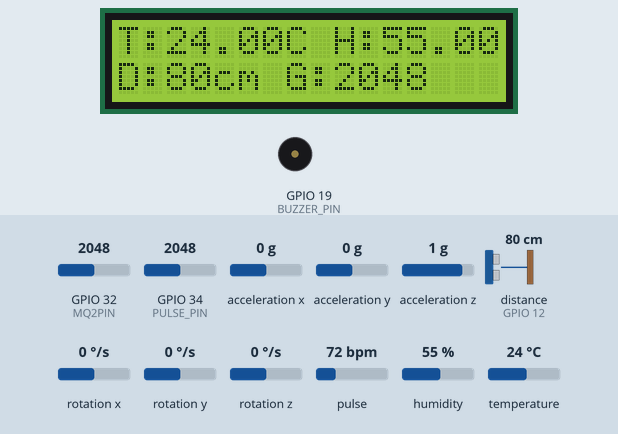
Bench run of a sketch on a simulated ESP32. On the bench: 16×2 character LCD, buzzer (waves = sounding, pin HIGH). Wiring (inferred from the names in the program): ultrasonic range finder: trigger GPIO 13; echo GPIO 12. Inputs (shaded band) come from the test bench; at power-on: GPIO 32 (MQ2PIN) = 2048, distance to the obstacle (sensor on GPIO 12) 80 cm, humidity 55 %, temperature 24 °C, GPIO 34 (PULSE_PIN) = 2048, acceleration x 0 g, acceleration y 0 g, acceleration z 1 g, rotation x 0 °/s, rotation y 0 °/s, rotation z 0 °/s, pulse 72 bpm. The echo pulse lasts 58.3 µs per cm; random numbers use the default seed unless the sketch sets one; pins used as bus, display or sensor lines are not drawn; what the sketch prints to the serial monitor is not drawn.

Above: at 1.2 s.
1.3 s: GPIO 32 (MQ2PIN) set to 2918
At 3.1 s:
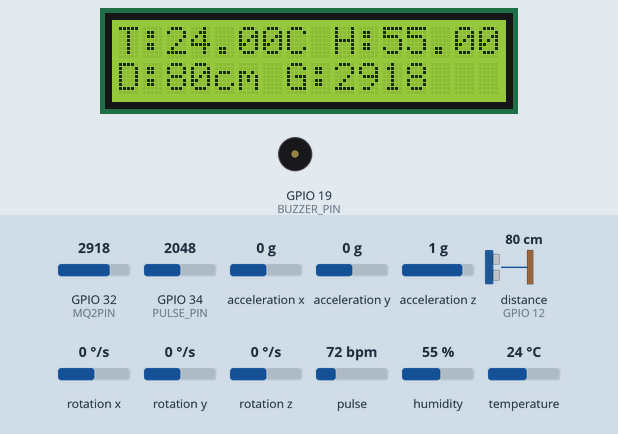
3.7 s: GPIO 32 (MQ2PIN) set to 3022
At 5.0 s:
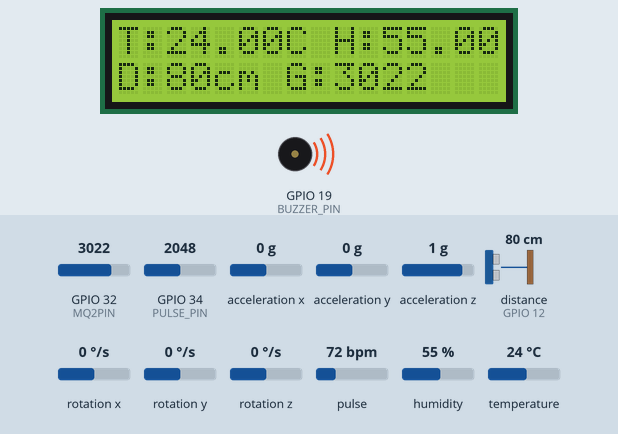
5.7 s: distance to the obstacle (sensor on GPIO 12) set to 2 cm
At 6.6 s:
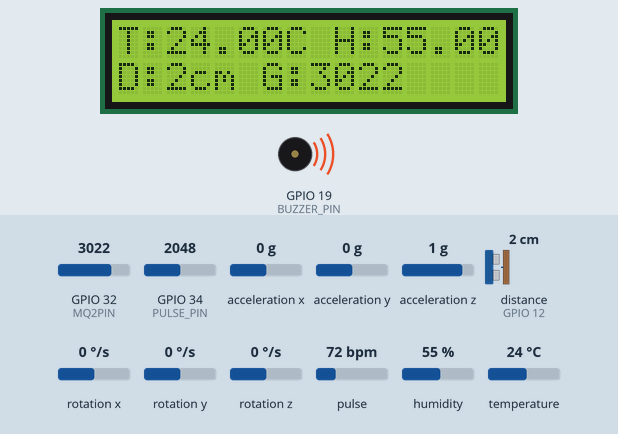
7.8 s: humidity set to 22 %
At 9.5 s:
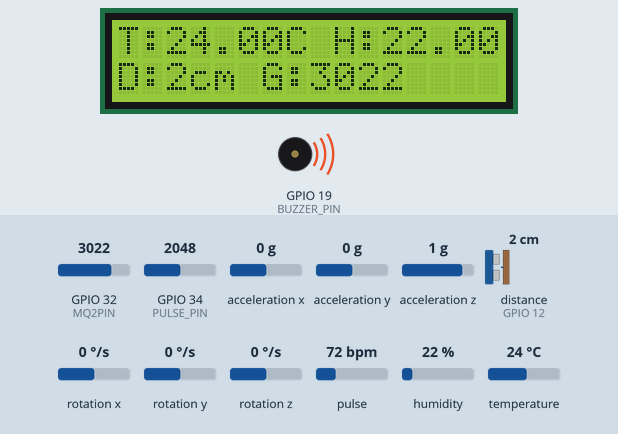
9.9 s: temperature set to 12 °C
At 11.1 s:
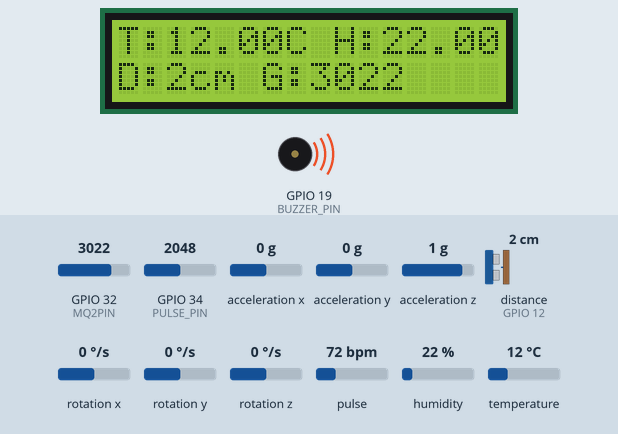
11.9 s: distance to the obstacle (sensor on GPIO 12) set to 4 cm
At 14.0 s:
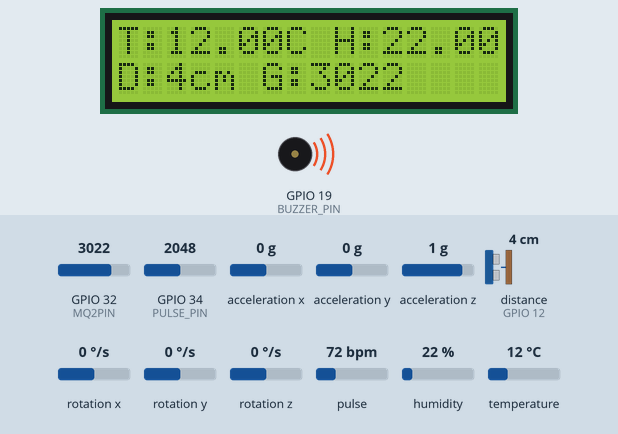
Timing chart, 0 to 15.0 s (numbered marks = the images above; inputs shaded):
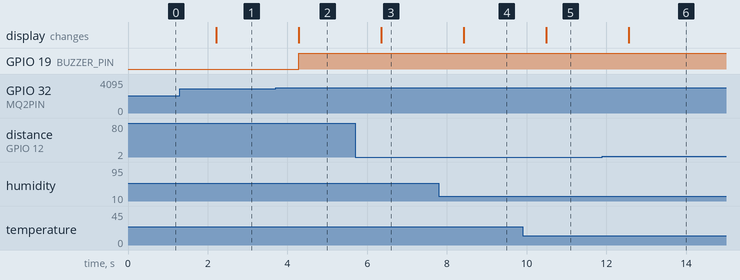

Measured:
- the behaviour switches between 2980 and 2981 on GPIO 32 (MQ2PIN) (found by bisection; images 1 and 2)
- after the input at 1.3 s, the display: changes after 0.91 s (image 1)
- after the input at 3.7 s, GPIO 19 (BUZZER_PIN): LOW → HIGH after 0.59 s; the display: changes after 0.59 s (image 2)
- after the input at 5.7 s, the display: changes after 0.66 s (image 3)
- after the input at 7.8 s, the display: changes after 0.63 s (image 4)
- after the input at 9.9 s, the display: changes after 0.59 s (image 5)
- after the input at 11.9 s, the display: changes after 0.66 s (image 6)

The sketch:

esp123.ino
```cpp
#include <Wire.h>
#include <LiquidCrystal_I2C.h>
#include <DHT.h>
#include <MPU6050.h>
#include <PulseSensorPlayground.h>

// Pin Definitions
#define DHTPIN 4
#define MQ2PIN 32
#define PULSE_PIN 34
#define TRIG_PIN 13
#define ECHO_PIN 12
#define BUZZER_PIN 19

// DHT11 sensor setup
#define DHTTYPE DHT11
DHT dht(DHTPIN, DHTTYPE);

// MPU6050 setup
MPU6050 mpu;

// PulseSensor setup
PulseSensorPlayground pulseSensor;

// LCD Setup
LiquidCrystal_I2C lcd(0x27, 16, 2);

// Fake BPM variables
int fakeBPM = 75;
int stableCount = 0;

void setup() {
  Serial.begin(115200);

  dht.begin();
  Wire.begin();
  mpu.initialize();
  pulseSensor.analogInput(PULSE_PIN);
  pulseSensor.begin();
  lcd.begin(16, 2);
  lcd.backlight();
  pinMode(BUZZER_PIN, OUTPUT);
  pinMode(TRIG_PIN, OUTPUT);
  pinMode(ECHO_PIN, INPUT);
}

void loop() {
  // Read temperature & humidity
  float temperature = dht.readTemperature();
  float humidity = dht.readHumidity();

  // Read MQ2 gas sensor
  int mq2Value = analogRead(MQ2PIN);

  // Read MPU6050
  int16_t ax, ay, az, gx, gy, gz;
  mpu.getAcceleration(&ax, &ay, &az);
  mpu.getRotation(&gx, &gy, &gz);

  // Measure distance with HC-SR04
  long duration, distance;
  digitalWrite(TRIG_PIN, LOW);
  delayMicroseconds(2);
  digitalWrite(TRIG_PIN, HIGH);
  delayMicroseconds(10);
  digitalWrite(TRIG_PIN, LOW);
  duration = pulseIn(ECHO_PIN, HIGH);
  distance = duration * 0.0344 / 2;

  // Read BPM from Pulse Sensor
  int pulseRate = pulseSensor.getBeatsPerMinute();
  int pulseSensorValue = analogRead(PULSE_PIN);

  // Fake BPM logic: if sensor gives an invalid value, use fake BPM
  if (pulseRate < 40 || pulseRate > 180) {
    stableCount++;
    if (stableCount > 5) {  // Change fake BPM every 5 cycles (10 sec)
      fakeBPM = random(65, 95);
      stableCount = 0;
    }
    pulseRate = fakeBPM;
  }

  // Print data to Serial Monitor
  Serial.print("Temp: "); Serial.println(temperature); Serial.print("C ");
  Serial.print("Humidity: "); Serial.println(humidity); Serial.print("% ");
  Serial.print("Gas Level: "); Serial.println(mq2Value);
  Serial.print(" BPM: "); Serial.println(pulseRate);
  Serial.print(" Distance: "); Serial.println(distance); Serial.println(" cm");
  Serial.print("Pulse Sensor Value: "); Serial.println(pulseSensorValue); Serial.println();
  Serial.print("Accel X: "); Serial.println(ax);
  Serial.print(" Accel Y: "); Serial.println(ay);
  Serial.print(" Accel Z: "); Serial.println(az);
  Serial.print("Gyro X: "); Serial.println(gx);
  Serial.print(" Gyro Y: "); Serial.println(gy);
  Serial.print(" Gyro Z: "); Serial.println(gz);

  // Display data on LCD
  lcd.clear();
  lcd.setCursor(0, 0);
  lcd.print("T:" + String(temperature) + "C H:" + String(humidity) + "%");
  lcd.setCursor(0, 1);
  lcd.print("D:" + String(distance) + "cm G:" + String(mq2Value));

  // Buzzer alert for gas level
  if (mq2Value > 2980) {
    digitalWrite(BUZZER_PIN, HIGH);
  } else {
    digitalWrite(BUZZER_PIN, LOW);
  }

  delay(2000);
}
```
